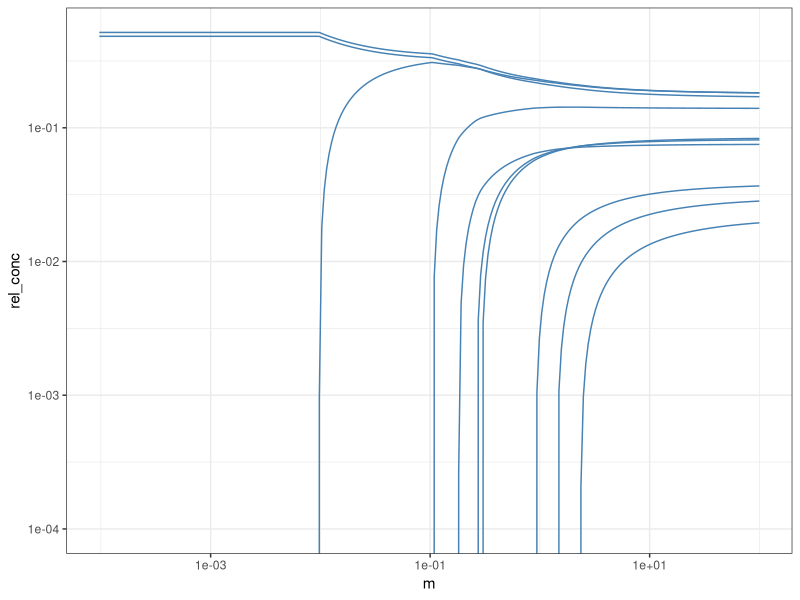

Write R code to recreate this figure.
library(tidyverse)
library(deSolve)
library(withr)


parabDyn <- function(t, state, p) {
  x <- state[1:p$S]
  y <- state[(p$S + 1):(2*p$S)]
  phi <- sum(p$c*x) * p$r / p$m
  dxdt <- 2*p$b*y - 2*p$a*x^2 - p$r*p$c*x - phi*x
  dydt <- p$a*x^2 - p$b*y + p$r*p$c*x - phi*y
  list(c(dxdt, dydt))
}


integrateEqs <- function(ic, params, tseq = seq(0, 1e6, l = 1001),
                         func = parabDyn, method = "bdf", ...) {
  sol <- ode(ic, tseq, func, params, method, ...)
  as_tibble(as.data.frame(sol)) |>
    pivot_longer(!time, names_to = "species", values_to = "conc") |>
    mutate(species = as.integer(species)) |>
    filter(time == max(time)) |>
    select(!time) |>
    mutate(type = ifelse(species <= params$S, "simplex", "duplex")) |>
    mutate(species = ((as.integer(species) - 1L) %% params$S + 1L)) |>
    summarize(conc = conc[type == "simplex"] + 2*conc[type == "duplex"], .by = species)
}


paramList <- function(r, m,
                      na = c(9,  9,  9,  9,  11, 11, 11, 13, 15, 20),
                      nb = c(20, 4,  8,  11, 15, 19, 20, 4,  2,  8),
                      nc = c(17, 20, 13, 20, 5,  3,  17, 9,  17, 15)) {
  if ((length(na)!=length(nb)) || (length(nb)!=length(nc))) stop("Input lengths differ")
  list(a = 50 + 2.5*na, b = 5 + 0.25*nb, c = 1 + 0.2*nc, r = r, m = m, S = length(na))
}



sol <- crossing(r = 1, m = exp(seq(log(9.668819e-05), log(1e2), l = 271))) |>
  mutate(ic = list(with_seed(259751L, runif(20, min = 0, max = 1)))) |>
  mutate(params = map2(r, m, paramList)) |>
  rowid_to_column("id") |>
  mutate(sol = pmap(list(ic, params, id), \(ic, params, id) {
    cat(str_c(id, ".\n"))
    integrateEqs(ic, params)
  } )) |>
  unnest(sol)

sol |>
  filter(conc > 0) |>
  mutate(rel_conc = conc / sum(conc), .by = c(id, r, m)) |>
  ggplot(aes(x = m, y = rel_conc, group = species)) +
  geom_line(color = "steelblue") +
  scale_x_log10() +
  scale_y_log10() +
  coord_cartesian(ylim = c(1e-4, NA)) +
  theme_bw()
